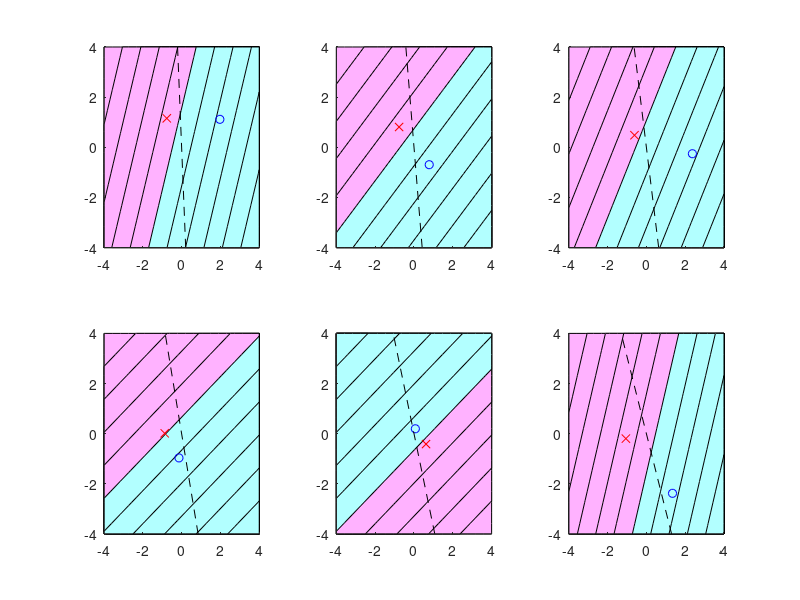

The MATLAB script that drew this image:
n=2; T=6; y=[ones(n/2,T); -ones(n/2,T)];
x=[randn(2,n,T); ones(1,n,T)]; r(1,1,:)=pi*[1:T]/T/10;
c=repmat(cos(r),[1 n/2]); x(1,:,:)=x(1,:,:)+[c -c];
s=repmat(sin(r),[1 n/2]); x(2,:,:)=x(2,:,:)+[s -s];
Ci=inv(-ones(T,T)+diag(T*ones(T,1)+0.01));
a=repmat([1:T],[n 1]); a=a(:); m=20; X=linspace(-4,4,m); 
b=repmat(X,[m 1]); bt=b'; XX=[b(:)'; bt(:)'; ones(1,m^2)];
yAi=y(:)'*inv(Ci(a,a).*(x(:,:)'*x(:,:))+eye(n*T));

figure(1); clf; colormap([1 0.7 1; 0.7 1 1]); 
for k=1:T
%  Y=yAi*(repmat(Ci(a,k),[1 3]).*x(:,:)')*XX;
  q=x(:,:,k); Y=((q*q'+0.01*eye(3))\(q*y(:,k)))'*XX;
  subplot(2,3,k); hold on; contourf(X,X,reshape(Y,m,m));
  plot(x(1,y(:,k)==1,k),x(2,y(:,k)==1,k),'bo');
  plot(x(1,y(:,k)==-1,k),x(2,y(:,k)==-1,k),'rx');
  plot(99*sin(r(k))*[1 -1],99*cos(r(k))*[-1 1],'k--');
  axis([-4 4 -4 4]);
end
